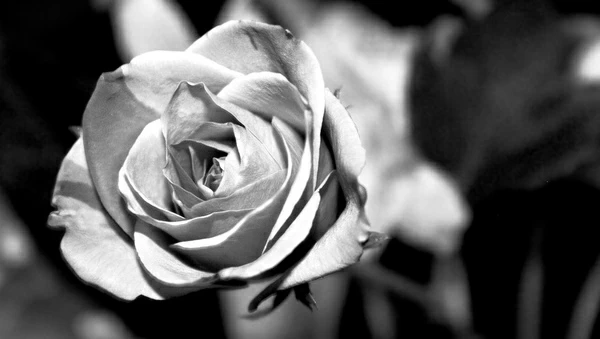
//> input picture L14: Edge Linking/images/white_rose.png, 600 x 339 px
$ ./edge_linking   (built with g++ and OpenCV 4)
//> lines starting //> are read from the running program, lines starting //| are printed output that depends on the picture; after the words box and inside, x2 and y2 are one past the last pixel; in counts of white or black regions, pixels touching at a corner belong together
#include <iostream>
#include <opencv2/opencv.hpp>

using namespace std;
using namespace cv;

int main() {
    // Read the input image
    Mat image = imread("images/white_rose.png", IMREAD_GRAYSCALE);
//> image: 339 rows x 600 cols, CV_8UC1; min 0, max 255, mean 93.3
    if (image.empty()) {
        cerr << "Error: Unable to read image." << endl;
        return -1;
    }

    // Perform Gaussian blur to reduce noise
    Mat blurred;
    GaussianBlur(image, blurred, Size(3, 3), 0);

    // Perform Canny edge detection
    Mat edges;
    Canny(blurred, edges, 50, 150);
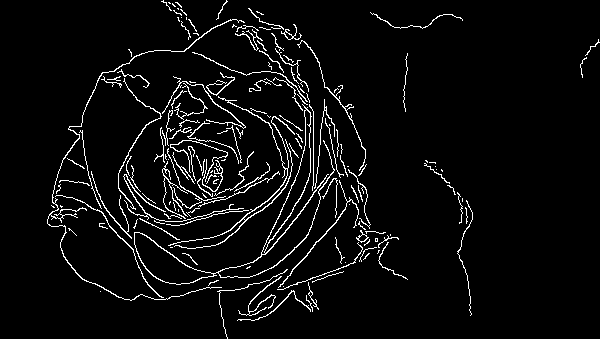
//> edges: 339 rows x 600 cols, CV_8UC1; 4.7% white in thin lines or dots

    // Perform Hough Transform to detect lines
    vector<Vec4i> lines;
    HoughLinesP(edges, lines, 1, CV_PI / 180, 50, 50, 10);
//> lines = 50 lines (x1, y1, x2, y2), first 8: [313, 194, 313, 111], [258, 258, 298, 172], [269, 297, 364, 187], [235, 232, 337, 130], [315, 191, 324, 99], [102, 227, 164, 220], [166, 127, 228, 189], [180, 78, 274, 124]

    // Draw the detected lines on a blank image
    Mat result(image.size(), CV_8UC3, Scalar(255, 255, 255));
    for (size_t i = 0; i < lines.size(); i++) {
        Vec4i l = lines[i];
        line(result, Point(l[0], l[1]), Point(l[2], l[3]), Scalar(0, 0, 255), 2, LINE_AA);
    }
//> this loop made 50 passes
//> l on passes 1 to 12: [313, 194, 313, 111], [258, 258, 298, 172], [269, 297, 364, 187], [235, 232, 337, 130], [315, 191, 324, 99], [102, 227, 164, 220], [166, 127, 228, 189], [180, 78, 274, 124], [127, 222, 189, 267], [331, 143, 367, 197], [136, 98, 246, 167], [292, 221, 342, 161]
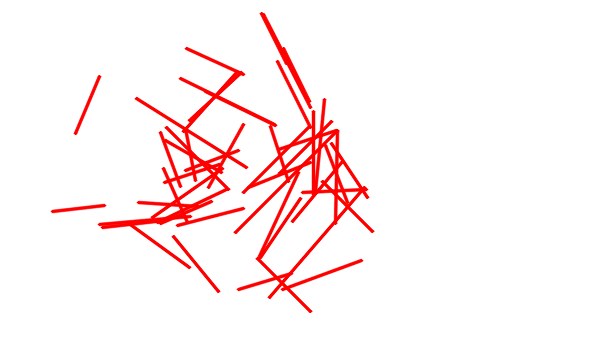
//> result: 339 rows x 600 cols, CV_8UC3; mean B, G, R 241.2, 241.2, 255

    // Save the result
    imwrite("result.jpg", result);
    cout << "Result saved as 'result.jpg'." << endl;

    return 0;
}

$ run again, with L14: Edge Linking/images/noisyImage.png copied over L14: Edge Linking/images/white_rose.png
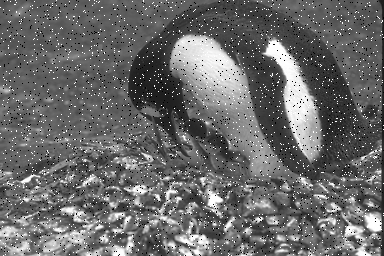
//> input picture L14: Edge Linking/images/noisyImage.png, 384 x 256 px
//> image is the input picture: 256 rows x 384 cols, CV_8UC1; min 0, max 255, mean 106
//> `Canny(blurred, edges, 50, 150);`:
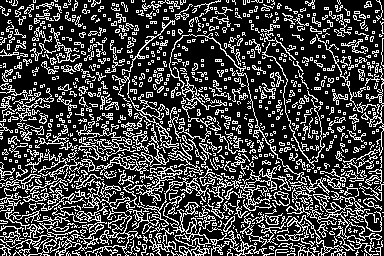
//> edges: 256 rows x 384 cols, CV_8UC1; 26.6% white in thin lines or dots
//> lines = 334 lines (x1, y1, x2, y2), first 8: [127, 210, 250, 218], [18, 165, 381, 242], [4, 150, 381, 223], [4, 251, 104, 222], [300, 213, 378, 239], [290, 154, 364, 133], [225, 235, 382, 246], [63, 129, 143, 152]
//> the loop `for (size_t i = 0; i < lines.size(); i++)` made 334 passes
//> after the loop `for (size_t i = 0; i < lines.size(); i++)`:
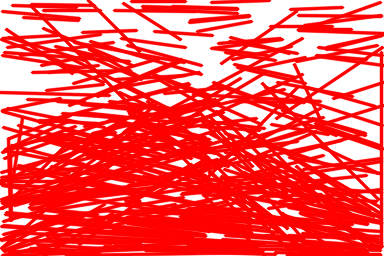
//> result: 256 rows x 384 cols, CV_8UC3; mean B, G, R 86.2, 86.2, 255
